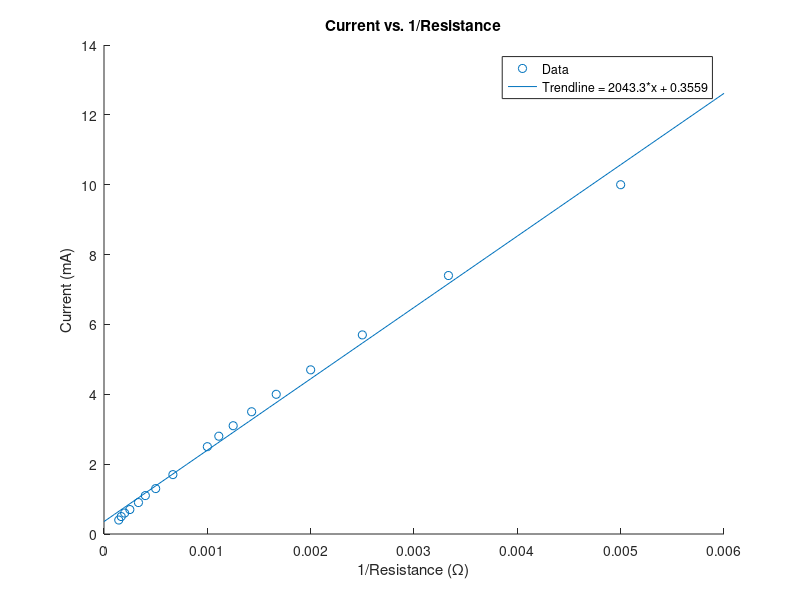

MATLAB code to generate this figure: (Note: this script raises an error after producing the figure.)
freq=[98.42, 176, 559, 991, 1934, 5085, 9900, 14140, 18150, 20490, 29500, 50350, 101400, 123000, 141000, 158000, 189000, 202000, 330000, 440000, 550000, 684000, 903000, 1150000, 1380000];
%frequencies used in hertz

resistance=[200, 300, 400, 500, 600, 700, 800, 900, 1000, 1500, 2000, 2500, 3000, 4000, 5000, 6000, 7000];
%Decade box resistance

current=[10, 7.4, 5.7, 4.7, 4, 3.5, 3.1, 2.8, 2.5, 1.7, 1.3, 1.1, .9, .7, .6, .5, .4];
%Measured current in mA

linResistance = zeros(1,length(resistance));
%make the frequency a log so that it smooths out better

##Av=zeros(1,25);
##
for i=1:length(resistance)
  linResistance(i)= 1/resistance(i);
endfor;
##AvDB=20*log10(Av);
##%calculate the gain in decibles
##subplot(2, 2, 1);
##scatter(freqLog, AvDB);
##xlabel("Log(frequency) in Hertz");
##ylabel("Voltage Gain in Decibles");
##title("Logified Frequency vs. Gain");
##
##subplot(2, 2, 3);
##plot(freqLog, AvDB);
##xlabel("Log(frequency) in Hertz");
##ylabel("Voltage Gain in Decibles");
##title("Logified Frequency vs. Gain");
##
##subplot(2, 2, 2);
##scatter(freq, Av);
##xlabel("frequency in Hertz");
##ylabel("Voltage Gain");
##title("Frequency vs. Gain");
##
##subplot(2, 2, 4);
##plot(freq, Av);
##xlabel("frequency in Hertz");
##ylabel("Voltage Gain");
##title("Frequency vs. Gain");
##%plot the data in a scatter plot
trendline = @(x) 2043.3*x + 0.3559;
x = 0:.0001:.006;
scatter(linResistance, current);
hold on;
plot(x, trendline(x));
ylabel("Current (mA)");
xlabel("1/Resistance (\\Omega)");
title("Current vs. 1/Resistance");
legend("Data", "Trendline = 2043.3*x + 0.3559");

filename = "bigGraph2.png";
width = floor(1000);
height = floor((1080./1920.)*width);

size = strcat("-S", num2str(width), ",", num2str(height));
print(filename, "-dpng", size);
disp(strcat("Image Saved as ", " ", filename));
open(filename);